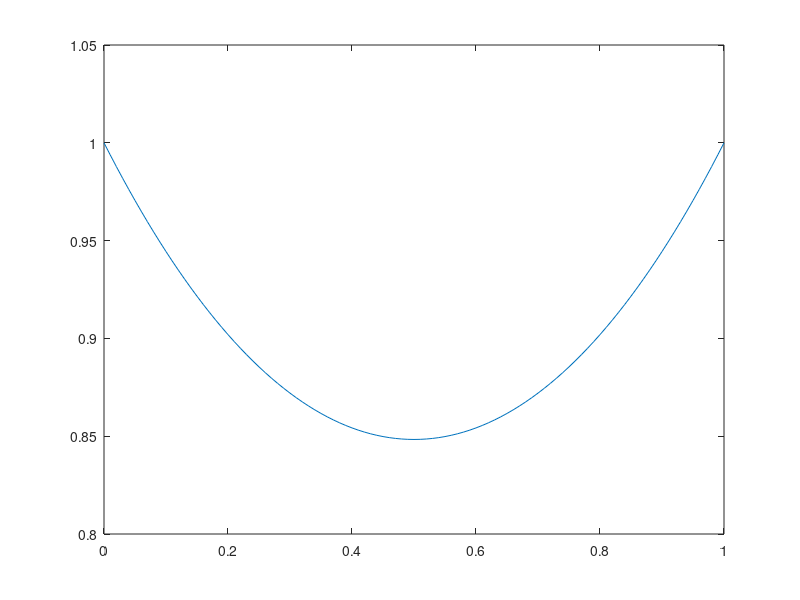

Here is the MATLAB script that generated this plot: (Note: this script raises an error after producing the figure.)
%% REVOLUTION SURFACE AREA MINIMIZATION
clear
clc

% Draw catenary curve
x = 0:0.01:1;
a = 424169/500000;
y = a*cosh((x-0.5)/a);
plot(x,y)
hold on

% Plot optimum discretized curve that minimizes the revolution surface area
f = @integral;
U0 = ones(1,5);%Para 5 (n<10) y 1000 no converge
[U_sD,S_sD,fX_sD,i_sD] = steepestDescent(f, U0, 'oneDimSearch', "dichoSearch");
x = linspace(0,1,numel(U0));
scatter(x, U_sD(i_sD,:))
ylim([0, 1])